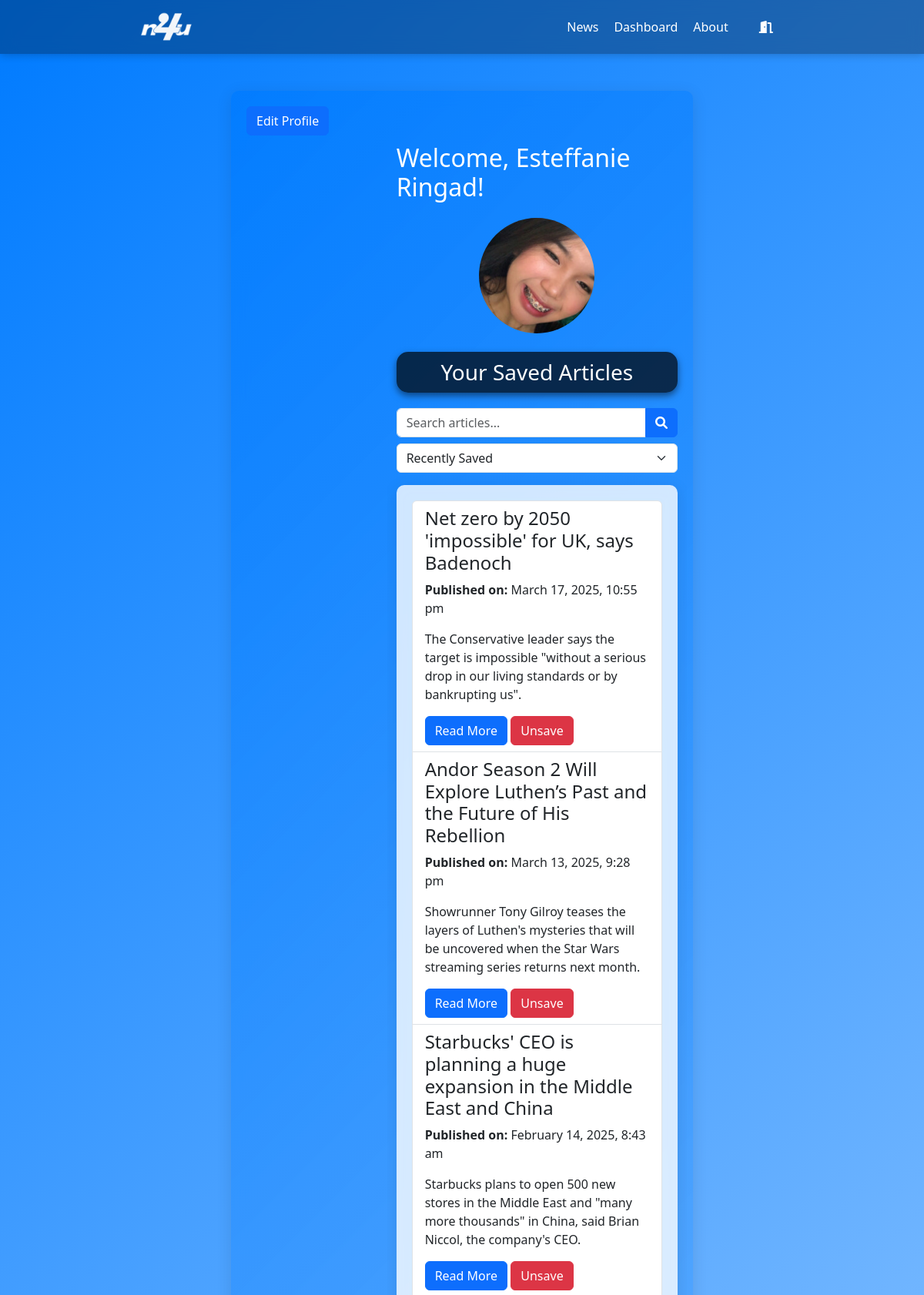
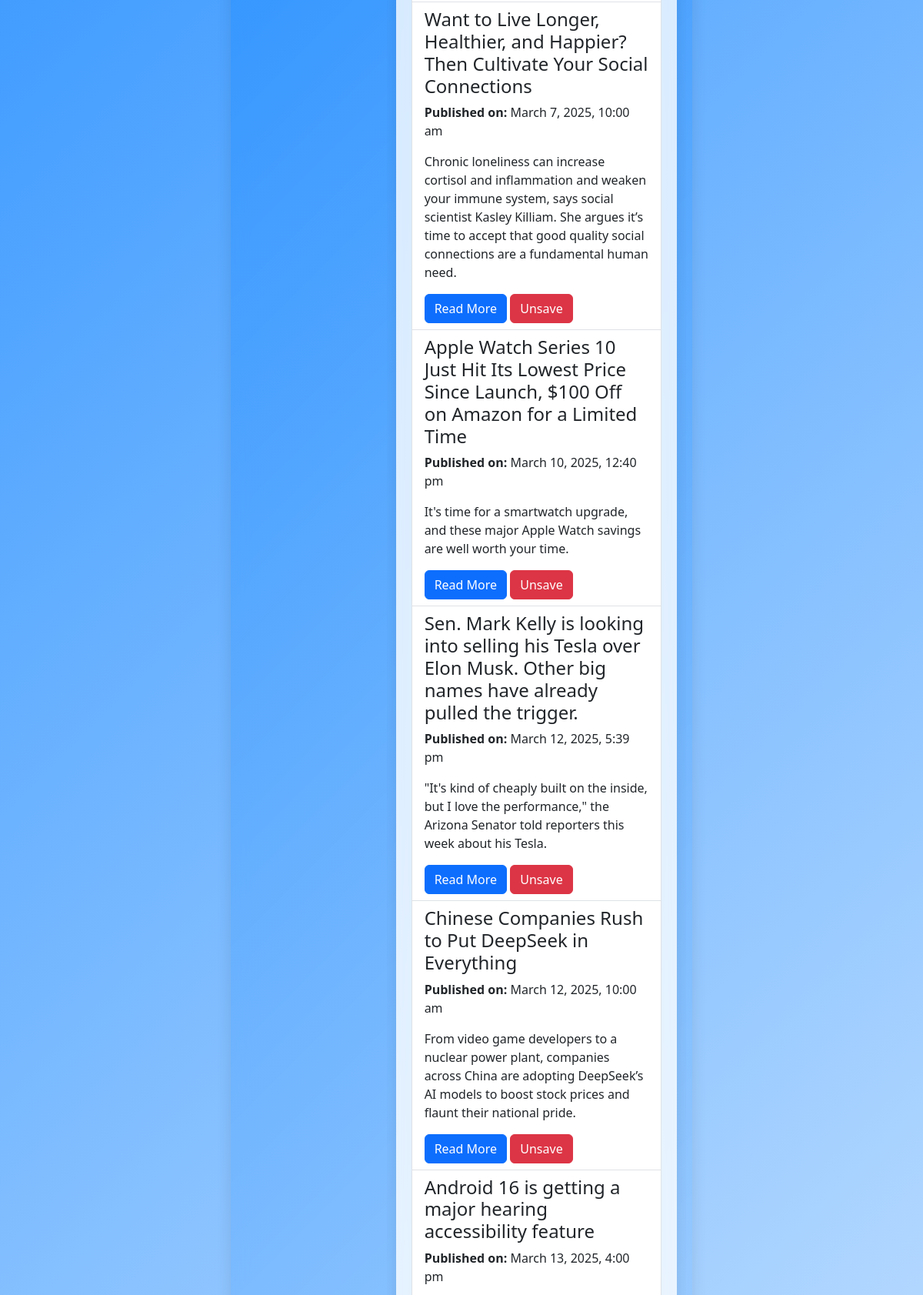
Page /profile.php (signed in, upper part) on the committed database (2 pictures, top to bottom).
### tables this page shows
CREATE TABLE `users` (
  `ID` int(11) NOT NULL,
  `is_admin` int(1) NOT NULL,
  `username` varchar(50) NOT NULL,
  `firstname` varchar(50) NOT NULL,
  `lastname` varchar(50) NOT NULL,
  `email` varchar(50) NOT NULL,
  `password` varchar(255) NOT NULL,
  `gender` enum('Male','Female','Other') NOT NULL DEFAULT 'Male',
  `birthday` date DEFAULT NULL,
  `profile_picture` varchar(255) DEFAULT 'default.png',
  `is_active` tinyint(1) DEFAULT 1
);

CREATE TABLE `saved_articles` (
  `id` int(11) NOT NULL,
  `user_id` int(11) NOT NULL,
  `title` varchar(255) NOT NULL,
  `url` text NOT NULL,
  `published_at` datetime NOT NULL,
  `description` text DEFAULT NULL
);

### profile.php (the view, shortened to what this page needs)
<?php
include("connect.php");
$email = $_SESSION["email"];
$user_query = "SELECT ID FROM users WHERE email = ?";
$stmt = mysqli_prepare($conn, $user_query);
mysqli_stmt_bind_param($stmt, "s", $email);
mysqli_stmt_execute($stmt);
$user_result = mysqli_stmt_get_result($stmt);
if ($user_row = mysqli_fetch_assoc($user_result)) {
    $user_id = $user_row["ID"];
} else {
    die("User not found.");
}
$search_query = isset($_GET["search"]) ? trim($_GET["search"]) : "";
$sort_by = isset($_GET["sort_by"]) ? $_GET["sort_by"] : "date_saved_desc";
$valid_sorts = [
    "title_asc" => "title ASC",
    "date_saved_desc" => "id DESC",
    "published_desc" => "published_at DESC"
];
$order_by = $valid_sorts[$sort_by] ?? "id DESC";
if ($search_query) {
    $articles_query = "SELECT * FROM saved_articles WHERE user_id = ?
                       AND (title LIKE ? OR description LIKE ?)
                       ORDER BY $order_by";
    $search_param = "%" . $search_query . "%";
    $stmt = mysqli_prepare($conn, $articles_query);
    mysqli_stmt_bind_param($stmt, "iss", $user_id, $search_param, $search_param);
} else {
    $articles_query = "SELECT * FROM saved_articles WHERE user_id = ? ORDER BY $order_by";
    $stmt = mysqli_prepare($conn, $articles_query);
    mysqli_stmt_bind_param($stmt, "i", $user_id);
}
mysqli_stmt_execute($stmt);
$articles_result = mysqli_stmt_get_result($stmt);
$query = "SELECT * FROM users WHERE email = ?";
$stmt = mysqli_prepare($conn, $query);
mysqli_stmt_bind_param($stmt, "s", $email);
mysqli_stmt_execute($stmt);
$result = mysqli_stmt_get_result($stmt);
$user = mysqli_fetch_assoc($result);
$additional_css = ["style/profile.css", "style/landing.css"];
include("includes/header.php");
?>
<head>
</head>
    <div class="container mt-5 container-glass">
        <div class="row">
            <div class="col-md-4">
                <div class="left-area" style="margin-right: 50px;">
                    <button id="editProfileBtn" class="btn btn-primary mb-3">Edit Profile</button>
                </div>
                <div class="glass sidebar" id="updateProfileSidebar">
                    <button id="closeSidebarBtn" class="btn btn-light" style="position: absolute; top: 10px; right: 10px;">&times;</button>
                    <h2>Update Profile</h2>
                    <form method="POST" enctype="multipart/form-data">
                        <div class="mb-3">
                            <label for="firstname" class="form-label">First Name</label>
                            <input type="text" name="firstname" id="firstname" class="form-control" value="<?php echo htmlspecialchars($user['firstname']); ?>" required>
                        </div>
                        <div class="mb-3">
                            <label for="lastname" class="form-label">Last Name</label>
                            <input type="text" name="lastname" id="lastname" class="form-control" value="<?php echo htmlspecialchars($user['lastname']); ?>" required>
                        </div>
                        <div class="mb-3">
                            <label for="gender" class="form-label">Gender</label>
                            <select name="gender" id="gender" class="form-control">
                                <option value="Female" <?php echo ($user['gender'] == "Female") ? "selected" : ""; ?>>Female</option>
                            </select>
                        </div>
                        <div class="mb-3">
                            <label for="birthday" class="form-label">Birthday</label>
                            <input type="date" name="birthday" id="birthday" class="form-control" value="<?php echo htmlspecialchars($user['birthday']); ?>" required>
                        </div>
                        <div class="mb-3">
                            <label for="profile_picture" class="form-label">Profile Picture</label>
                            <input type="file" name="profile_picture" id="profile_picture" class="form-control" onchange="previewImage(event)">
                        </div>
                        <button type="submit" class="btn btn-primary">Update Profile</button>
                    </form>
                    <a href="dashboard.php" class="btn btn-secondary mt-3">Back to Dashboard</a>
                </div>
            </div>
            <div class="col-md-8">
                <h2 class="mt-5 text-white">Welcome, <?php echo htmlspecialchars($user['firstname'] . ' ' . $user['lastname']); ?>!</h2>
                <div class="text-center mb-4" style="margin-top: 20px;">
                    <img id="profilePicturePreview" src="<?php echo htmlspecialchars($user['profile_picture']); ?>" class="rounded-circle" width="150" height="150" alt="Profile Picture Preview">
                </div>
                <h3 class="text-white highlighted-section">Your Saved Articles</h3>
                <form method="GET" action="profile.php" class="mb-3">
                    <div class="input-group">
                        <input type="text" name="search" class="form-control" placeholder="Search articles..." value="<?php echo htmlspecialchars($search_query); ?>">
                        <button type="submit" class="btn btn-primary"><i class="fas fa-search"></i></button>
                    </div>
                    <div class="mt-2">
                        <select name="sort_by" class="form-select">
                            <option value="date_saved_desc">Recently Saved</option>
                        </select>
                    </div>
                </form>
                <div class="saved-articles glass" id="articlesContainer">
                    <?php if (mysqli_num_rows($articles_result) > 0): ?>
                        <ul class="list-group">
                            <?php while ($article = mysqli_fetch_assoc($articles_result)): ?>
                                <li class="list-group-item">
                                    <h4><?php echo htmlspecialchars($article["title"]); ?></h4>
                                    <p><strong>Published on:</strong> <?php echo date("F j, Y, g:i a", strtotime($article["published_at"])); ?></p>
                                    <p><?php echo htmlspecialchars($article["description"]); ?></p>
                                    <a href="<?php echo htmlspecialchars($article["url"]); ?>" target="_blank" class="btn btn-primary">Read More</a>
                                    <form method="POST" action="unsave_article.php" class="d-inline">
                                        <button type="submit" class="btn btn-danger">Unsave</button>
                                    </form>
                                </li>
                            <?php endwhile; ?>
                        </ul>
                    <?php else: ?>
                        <p>No saved articles found.</p>
                    <?php endif; ?>
                </div>
            </div>
        </div>
    </div>
<?php
include("includes/footer.php");
?>

### includes/header.php (shortened to what this page needs)
<!DOCTYPE html>
<html lang="en">
<head>
    <link rel="stylesheet" href="https://cdn.jsdelivr.net/npm/bootstrap@5.3.0-alpha3/dist/css/bootstrap.min.css">
    <link href="https://cdnjs.cloudflare.com/ajax/libs/font-awesome/6.0.0/css/all.min.css" rel="stylesheet">
    <link rel="stylesheet" href="style/universal.css">
    <?php if (isset($additional_css) && is_array($additional_css)): ?>
        <?php foreach ($additional_css as $css_file): ?>
            <link rel="stylesheet" href="<?php echo $css_file; ?>">
        <?php endforeach; ?>
    <?php endif; ?>
</head>
<body>
    <div class="universal-header">
        <div class="header-container">
            <img src="uploads/assets/logo-ico.png" alt="Logo" class="header-logo">
            <div class="nav-links">
                <a href="news_app.php" class="nav-link">News</a>
                <a href="profile.php" class="nav-link">Dashboard</a>
                <a href="about.php" class="nav-link">About</a>
                <a href="landing.php" class="nav-link" id="exit-icon" title="Exit to Landing Page">
                    <i class="fas fa-door-open"></i>
                </a>
            </div>
        </div>
    </div>
    <div class="main-content">

### includes/footer.php (shortened to what this page needs)
    </div>
</body>
</html>

### style/universal.css (style rules this page uses)
body { margin: 0; padding: 0; min-height: 100vh; position: relative; padding-top: 70px; padding-bottom: 60px; }
.universal-header { display: flex; justify-content: center; align-items: center; padding: 15px 20px; background-color: rgba(0, 0, 0, 0.3); backdrop-filter: blur(10px); position: fixed; top: 0; left: 0; right: 0; z-index: 9999; width: 100%; box-shadow: 0 2px 10px rgba(0, 0, 0, 0.2); }
.header-container { display: flex; align-items: center; justify-content: center; width: 100%; }
.header-logo { height: 40px; margin-right: 480px; }
.nav-links { display: flex; align-items: center; }
.nav-link { color: white; text-decoration: none; margin-right: 20px; font-size: 16px; transition: color 0.3s; }
#exit-icon { color: white; margin-left: 20px; transition: color 0.3s; }
.main-content { min-height: calc(100vh - 130px); width: 100%; }
.highlighted-section { background-color: rgba(0, 0, 0, 0.35); color: white; border-radius: 15px; padding: 10px 20px; margin-bottom: 20px; box-shadow: 0 4px 10px rgba(0, 0, 0, 0.5); text-align: center; }

### style/profile.css (style rules this page uses)
body { background: linear-gradient(135deg, #007bff 0%, #ffffff 100%); min-height: 100vh; display: flex; flex-direction: column; position: relative; overflow-x: hidden; }
.container { display: flex; justify-content: space-between; margin-top: 20px; height: calc(100vh - 130px); overflow: hidden; max-width: 1200px; margin: 0 auto; padding: 20px; }
.container-glass { background: linear-gradient(135deg, rgba(0, 123, 255, 0.8), rgba(255, 255, 255, 0.5)); backdrop-filter: blur(10px); border-radius: 10px; padding: 20px; box-shadow: 0 4px 20px rgba(0, 0, 0, 0.1); }
.glass { background: rgba(255, 255, 255, 0.8); backdrop-filter: blur(10px); border-radius: 10px; padding: 20px; box-shadow: 0 4px 20px rgba(0, 0, 0, 0.1); }
.left-area { position: relative; margin-right: 50px; }
.col-md-4 { flex: 0 0 33.33%; max-height: 100%; overflow: hidden; }
.glass.sidebar { position: fixed; top: 0; left: -350px; width: 300px; height: 100vh; background-color: rgba(255, 255, 255, 0.9); transition: transform 0.3s ease-in-out; z-index: 1000; padding-top: 50px; overflow-y: auto; box-shadow: 2px 0 10px rgba(0, 0, 0, 0.2); }
.col-md-8 { flex: 0 0 66.67%; max-height: 80vh; overflow-y: auto; }
.text-center.mb-4 { margin-bottom: 20px; }
.text-white { color: white; }
.highlighted-section { background-color: rgba(0, 0, 0, 0.7); color: white; border-radius: 15px; padding: 10px 20px; margin-bottom: 20px; box-shadow: 0 4px 10px rgba(0, 0, 0, 0.5); text-align: center; }

### style/landing.css (style rules this page uses)
body { background: linear-gradient(135deg, #007bff 0%, #ffffff 100%); height: 100vh; display: flex; align-items: center; justify-content: center; position: relative; overflow: hidden; }
.header, .container, .logo, .description, .description-container .btn, .footer { opacity: 0; animation: slideIn 1s ease-in-out forwards; }
.container { display: flex; flex-direction: column; align-items: flex-start; text-align: left; margin: 0 auto; max-width: 600px; animation-delay: 0.2s; opacity: 0; animation: slideIn 1s ease-in-out forwards; }

### rows in the picture
users: firstname "Esteffanie", lastname "Ringad", gender "Female", birthday "04/05/2025", firstname+lastname "Esteffanie Ringad", profile_picture (picture)
saved_articles: title "Net zero by 2050 'impossible' for UK, says Badenoch", published_at "March 17, 2025, 10:55 pm", description "The Conservative leader says the target is impossible \"without a serious drop in our living standards or by bankrupting us\"."
saved_articles: title "Andor Season 2 Will Explore Luthen’s Past and the Future of His Rebellion", published_at "March 13, 2025, 9:28 pm", description "Showrunner Tony Gilroy teases the layers of Luthen's mysteries that will be uncovered when the Star Wars streaming series returns next month."
saved_articles: title "Starbucks' CEO is planning a huge expansion in the Middle East and China", published_at "February 14, 2025, 8:43 am", description "Starbucks plans to open 500 new stores in the Middle East and \"many more thousands\" in China, said Brian Niccol, the company's CEO."
saved_articles: title "Want to Live Longer, Healthier, and Happier? Then Cultivate Your Social Connections", published_at "March 7, 2025, 10:00 am", description "Chronic loneliness can increase cortisol and inflammation and weaken your immune system, says social scientist Kasley Killiam. She argues it’s time to accept that good quality social connections are a fundamental human need."
saved_articles: title "Apple Watch Series 10 Just Hit Its Lowest Price Since Launch, $100 Off on Amazon for a Limited Time", published_at "March 10, 2025, 12:40 pm", description "It's time for a smartwatch upgrade, and these major Apple Watch savings are well worth your time."
saved_articles: title "Sen. Mark Kelly is looking into selling his Tesla over Elon Musk. Other big names have already pulled the trigger.", published_at "March 12, 2025, 5:39 pm", description "\"It's kind of cheaply built on the inside, but I love the performance,\" the Arizona Senator told reporters this week about his Tesla."
saved_articles: title "Chinese Companies Rush to Put DeepSeek in Everything", published_at "March 12, 2025, 10:00 am", description "From video game developers to a nuclear power plant, companies across China are adopting DeepSeek’s AI models to boost stock prices and flaunt their national pride."
saved_articles: title "Android 16 is getting a major hearing accessibility feature", published_at "March 13, 2025, 4:00 pm"
